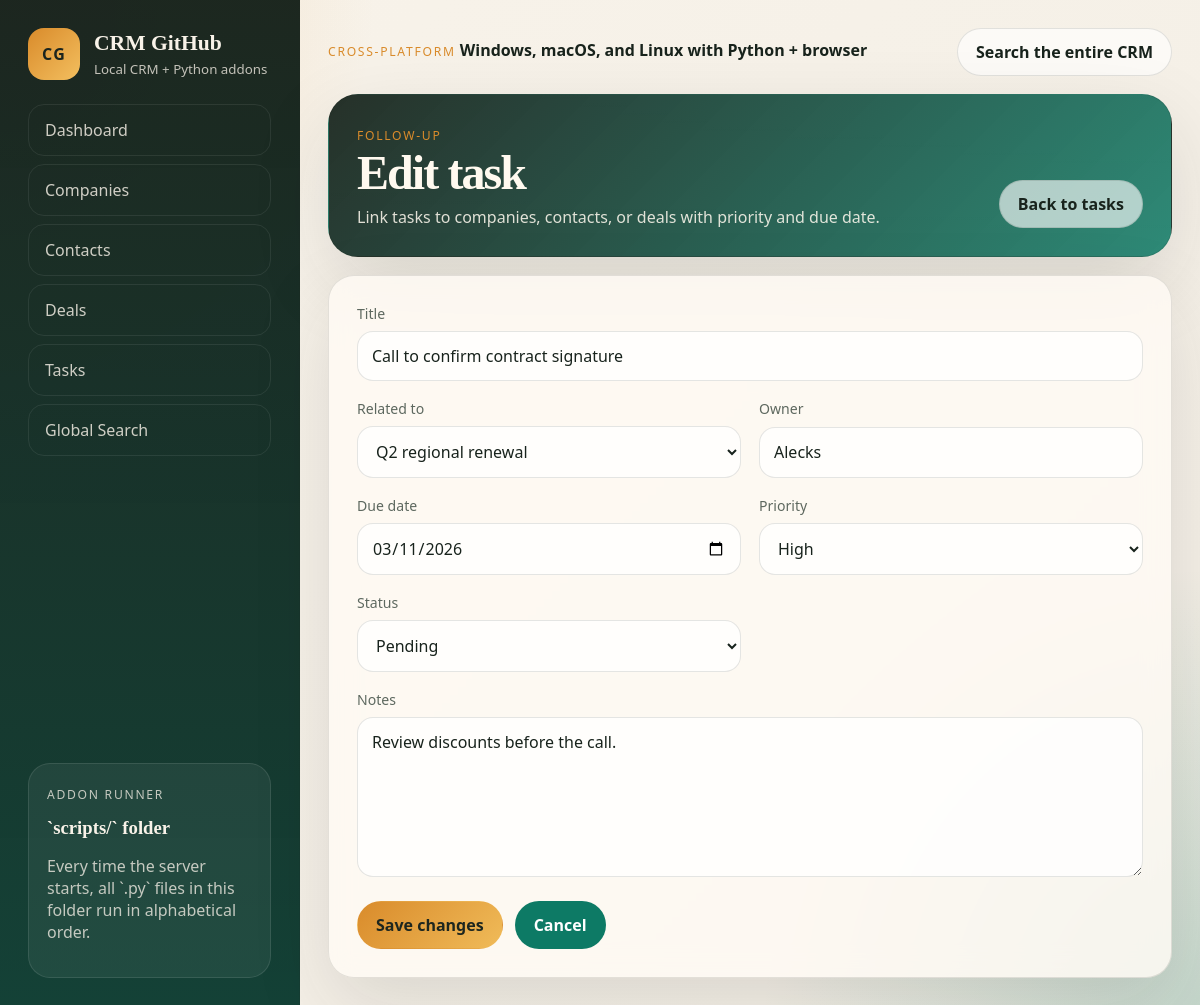
The app's page /tasks/1/edit with its own data.
### tables this page shows
CREATE TABLE tasks (
    id INTEGER PRIMARY KEY AUTOINCREMENT,
    title TEXT NOT NULL,
    related_type TEXT NOT NULL DEFAULT 'general',
    related_id INTEGER,
    due_date TEXT,
    priority TEXT NOT NULL DEFAULT 'Medium',
    status TEXT NOT NULL DEFAULT 'Pending',
    owner TEXT,
    notes TEXT,
    created_at TEXT NOT NULL DEFAULT CURRENT_TIMESTAMP
);

### crm/routes.py (the view, shortened to what this page needs)
@bp.route("/tasks/<int:task_id>/edit", methods=["GET", "POST"])
def edit_task(task_id: int):
    task = db.get_task(database_path(), task_id)
    if not task:
        flash("Task does not exist.", "error")
        return redirect(url_for("crm.tasks"))
    return render_template(
        "task_form.html",
        task=task,
        task_priorities=TASK_PRIORITIES,
        task_statuses=TASK_STATUSES,
        relation_options=relation_options(),
        selected_reference=build_related_reference(task),
    )

### crm/db.py (called while the page is built)
def connect(database_path: str | Path) -> sqlite3.Connection:
    connection = sqlite3.connect(str(database_path))
    connection.row_factory = sqlite3.Row
    connection.execute("PRAGMA foreign_keys = ON")
    return connection

def query_all(database_path: str | Path, sql: str, params: tuple[Any, ...] = ()) -> list[dict]:
    with connect(database_path) as connection:
        rows = connection.execute(sql, params).fetchall()
    return [dict(row) for row in rows]

def query_one(database_path: str | Path, sql: str, params: tuple[Any, ...] = ()) -> dict | None:
    with connect(database_path) as connection:
        row = connection.execute(sql, params).fetchone()
    return dict(row) if row else None

def get_company_options(database_path: str | Path) -> list[dict]:
    return query_all(
        database_path,
        "SELECT id, name FROM companies ORDER BY name COLLATE NOCASE ASC",
    )

def get_contact_options(database_path: str | Path) -> list[dict]:
    return query_all(
        database_path,
        """
        SELECT id, first_name || ' ' || last_name AS name
        FROM contacts
        ORDER BY first_name COLLATE NOCASE ASC, last_name COLLATE NOCASE ASC
        """,
    )

def get_deal_options(database_path: str | Path) -> list[dict]:
    return query_all(
        database_path,
        "SELECT id, title AS name FROM deals ORDER BY title COLLATE NOCASE ASC",
    )

def get_task(database_path: str | Path, task_id: int) -> dict | None:
    return query_one(database_path, "SELECT * FROM tasks WHERE id = ?", (task_id,))

### crm/routes.py (called while the page is built)
def database_path() -> str:
    return current_app.config["DATABASE"]

def build_related_reference(task: dict | None) -> str:
    if not task:
        return ""
    related_type = task.get("related_type")
    related_id = task.get("related_id")
    if related_type and related_id:
        return f"{related_type}:{related_id}"
    return ""

def relation_options() -> dict[str, list[dict]]:
    path = database_path()
    return {
        "companies": db.get_company_options(path),
        "contacts": db.get_contact_options(path),
        "deals": db.get_deal_options(path),
    }

### crm/templates/task_form.html (shortened to what this page needs)
{% extends "base.html" %}
{% block hero %}
  <section class="hero-card">
    <div>
      <p class="eyebrow">Follow-up</p>
      <h1>{% if task %}Edit task{% else %}New task{% endif %}</h1>
      <p>Link tasks to companies, contacts, or deals with priority and due date.</p>
    </div>
    <div class="hero-actions">
      <a class="button ghost" href="{{ url_for('crm.tasks') }}">Back to tasks</a>
    </div>
  </section>
{% endblock %}
{% block content %}
  <section class="panel form-panel full-span">
    <form class="form-grid" method="post">
      <label class="field full">
        <span>Title</span>
        <input type="text" name="title" value="{{ task.title if task else '' }}" required>
      </label>
      <label class="field">
        <span>Related to</span>
        <select name="related_reference">
          {% if relation_options.deals %}
            <optgroup label="Deals">
              {% for deal in relation_options.deals %}
                <option value="deal:{{ deal.id }}" {% if selected_reference == 'deal:' ~ deal.id %}selected{% endif %}>{{ deal.name }}</option>
              {% endfor %}
            </optgroup>
          {% endif %}
        </select>
      </label>
      <label class="field">
        <span>Owner</span>
        <input type="text" name="owner" value="{{ task.owner if task else '' }}">
      </label>
      <label class="field">
        <span>Due date</span>
        <input type="date" name="due_date" value="{{ task.due_date if task else '' }}">
      </label>
      <label class="field">
        <span>Priority</span>
        <select name="priority">
          {% for priority in task_priorities %}
            <option value="{{ priority }}" {% if (task and task.priority == priority) or (not task and priority == 'Medium') %}selected{% endif %}>{{ priority }}</option>
          {% endfor %}
        </select>
      </label>
      <label class="field">
        <span>Status</span>
        <select name="status">
          {% for status in task_statuses %}
            <option value="{{ status }}" {% if (task and task.status == status) or (not task and status == 'Pending') %}selected{% endif %}>{{ status }}</option>
          {% endfor %}
        </select>
      </label>
      <label class="field full">
        <span>Notes</span>
        <textarea name="notes" rows="6">{{ task.notes if task else '' }}</textarea>
      </label>
      <div class="form-actions full">
        <button class="button primary" type="submit">{% if task %}Save changes{% else %}Create task{% endif %}</button>
        <a class="button secondary" href="{{ url_for('crm.tasks') }}">Cancel</a>
      </div>
    </form>
  </section>
{% endblock %}

### crm/static/styles.css (style rules this page uses)
:root { --bg: #f3eee5; --bg-strong: #e7decc; --panel: rgba(255, 251, 245, 0.82); --panel-strong: #fff8ef; --line: rgba(38, 41, 35, 0.12); --ink: #18231c; --muted: #5d685f; --accent: #0d7a65; --accent-strong: #095947; --accent-soft: rgba(13, 122, 101, 0.12); --sun: #d98b2b; --danger: #c45435; --danger-soft: rgba(196, 84, 53, 0.14); --shadow: 0 28px 80px rgba(31, 37, 29, 0.12); }
* { box-sizing: border-box; }
html { scroll-behavior: smooth; }
body { margin: 0; min-height: 100vh; color: var(--ink); font-family: "Avenir Next", "Segoe UI", "Trebuchet MS", sans-serif; background: radial-gradient(circle at top left, rgba(217, 139, 43, 0.22), transparent 24%), radial-gradient(circle at bottom right, rgba(13, 122, 101, 0.2), transparent 28%), linear-gradient(135deg, #f8f3ea, var(--bg)); }
a { color: inherit; text-decoration: none; }
button, input, select, textarea { font: inherit; }
.eyebrow { display: inline-block; margin: 0 0 6px; font-size: 0.76rem; text-transform: uppercase; letter-spacing: 0.14em; color: var(--sun); }
.hero-card { border: 1px solid var(--line); border-radius: 30px; padding: 28px; background: linear-gradient(135deg, rgba(24, 35, 28, 0.94), rgba(13, 122, 101, 0.86)), linear-gradient(180deg, rgba(255, 255, 255, 0.08), transparent); color: #fff9ef; display: flex; justify-content: space-between; align-items: end; gap: 24px; box-shadow: var(--shadow); }
.hero-card h1 { margin: 0 0 10px; font-size: clamp(2rem, 4vw, 3.35rem); line-height: 0.95; letter-spacing: -0.04em; font-family: "Iowan Old Style", "Palatino Linotype", serif; }
.hero-card p:last-child { margin: 0; max-width: 58ch; color: rgba(255, 249, 239, 0.86); }
.hero-actions { display: flex; flex-wrap: wrap; gap: 12px; }
.full-span { grid-column: 1 / -1; }
.panel, .metric-card { border: 1px solid var(--line); border-radius: 26px; background: var(--panel); backdrop-filter: blur(14px); box-shadow: var(--shadow); }
.panel { padding: 22px; }
.button { appearance: none; border: 0; border-radius: 999px; padding: 12px 18px; display: inline-flex; align-items: center; justify-content: center; gap: 8px; font-weight: 700; cursor: pointer; transition: transform 160ms ease, filter 160ms ease, background 160ms ease; }
.button.primary, .button.secondary, .button.ghost, .button.danger { border: 1px solid transparent; }
.button.primary { background: linear-gradient(135deg, var(--sun), #f0bb59); color: #1d261f; }
.button.secondary { background: var(--accent); color: white; }
.button.ghost { background: rgba(255, 255, 255, 0.64); border-color: var(--line); color: var(--ink); }
input[type="search"], input[type="text"], input[type="email"], input[type="url"], input[type="number"], input[type="date"], select, textarea { width: 100%; border: 1px solid var(--line); border-radius: 16px; padding: 13px 14px; background: rgba(255, 255, 255, 0.78); color: var(--ink); }
.form-panel { padding: 28px; }
.form-grid { display: grid; grid-template-columns: repeat(2, minmax(0, 1fr)); gap: 18px; }
.field { display: grid; gap: 8px; }
.field span { font-size: 0.88rem; color: var(--muted); }
.field.full, .form-actions.full { grid-column: 1 / -1; }
textarea { resize: vertical; min-height: 140px; }
.form-actions { display: flex; gap: 12px; flex-wrap: wrap; margin-top: 6px; }

### records on screen
tasks: title "Call to confirm contract signature", owner "Alecks", due_date "03/11/2026", priority "High", status "Pending", notes "Review discounts before the call."

### other values on screen
{{ app_name }} "CRM GitHub"
form field related_reference "Q2 regional renewal"
